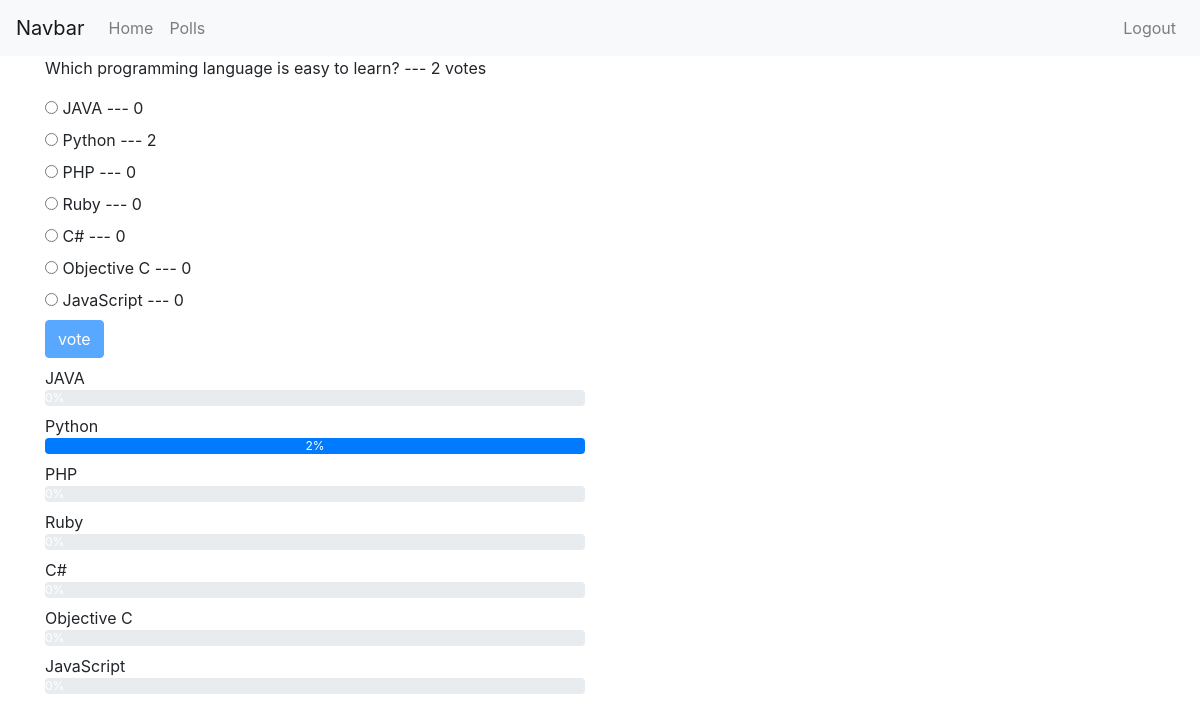
The page /polls/details/26/ (signed in) on the database its author committed.
### polls/models.py (models this page shows, shortened)
class Poll(models.Model):
    owner = models.ForeignKey(User, on_delete=models.CASCADE, default=1)
    text = models.CharField(max_length=255)
    pub_date = models.DateField()
    def __str__(self):
        return self.text
    def user_can_vote(self, user):
        user_votes = user.vote_set.all()
        qs = user_votes.filter(poll=self)
        if qs.exists():
            return False
        return True
    @property
    def total_num_of_votes(self):
        return self.vote_set.count()
    def get_res_dect(self):
        result = []
        for choice in self.choice_set.all():
            dic = {}
            dic['text'] = choice.choice_text
            dic['total_votes'] = choice.total_num_of_votes_for_this_choice
            if not self.total_num_of_votes:
                dic['percentage'] = 0
            else:
                dic['percentage'] = choice.total_num_of_votes_for_this_choice / self.total_num_of_votes * 100
            result.append(dic)
        return result

class Choice(models.Model):
    poll = models.ForeignKey(Poll, on_delete=models.CASCADE)
    choice_text = models.CharField(max_length=255)
    @property
    def total_num_of_votes_for_this_choice(self):
        return self.vote_set.count()

### polls/views.py (the view)
# urls.py: path('details/<int:poll_id>/', views.polls_detail_view, name='polls_detail_view'),
@login_required
def polls_detail_view(request, poll_id):
    poll = get_object_or_404(Poll, id=poll_id)
    print(poll.id)
    user_can_vote = poll.user_can_vote(request.user)
    results = poll.get_res_dect()
    context = {'poll': poll, 'user_can_vote': user_can_vote, 'results': results}
    return render(request, 'polls/poll_detail.html', context)

### polls/templates/polls/poll_detail.html (shortened to what this page needs)
{% extends 'base.html' %}
{% block content %}
<div class="container">
<p>{{ poll }} --- {{ poll.total_num_of_votes }} votes</p>
<form action="{% url 'polls:polls_vote_save_view' poll.id %}" method="post">
    {% for choice in poll.choice_set.all %}
    <input type="radio"
           name="choice"
           id="choice{{ forloop.counter }}"
           value="{{ choice.id }}"/>
    <label for="choice{{ forloop.counter }}">{{ choice.choice_text }} --- {{ choice.total_num_of_votes_for_this_choice }}</label>
    <br/>
    {% endfor %}
    <input type="submit" class="btn btn-primary mb-2" value="vote" {% if not user_can_vote %} disabled {% endif %}/>
</form>
    {% if not user_can_vote %}
        {% for choice_dic in results %}
            <div class="row">
                <div class="col-sm-6">
                    {{choice_dic.text}}
                    <div class="progress mb-2">
                        <div class="progress-bar" role="progressbar" style="width: {{ choice_dic.percentage }}%;">{{ choice_dic.total_votes }}%</div>
                    </div>
                </div>
            </div>
        {% endfor %}
    {% else %}
        <p>Vote to see results!</p>
    {% endif %}
</div>
{% endblock %}

### templates/base.html (shortened to what this page needs)
<!DOCTYPE html>
{% load static %}
<html lang="en">
<head>
    <link rel="stylesheet" href="https://maxcdn.bootstrapcdn.com/bootstrap/4.0.0/css/bootstrap.min.css">
    <link rel="stylesheet"
      href="https://use.fontawesome.com/releases/v5.3.1/css/all.css"
>
</head>
<body>
{% include 'includes/navbar.html' %}
{% block content %}{% endblock %}
</body>
</html>

### templates/includes/navbar.html (shortened to what this page needs)
    <nav class="navbar navbar-expand-lg navbar-light bg-light">
      <a class="navbar-brand" href="#">Navbar</a>
      <div class="collapse navbar-collapse" id="navbarNav">
        <ul class="navbar-nav">
          <li class="nav-item ">
            <a class="nav-link" href="{% url 'home_view' %}">Home <span class="sr-only">(current)</span></a>
          </li>
          <li class="nav-item">
            <a class="nav-link" href="{% url 'polls:polls_list_view' %}">Polls</a>
          </li>
        </ul>
      </div>
        <div class="navbar-nav ml-auto">
            {% if request.user.is_authenticated %}
                <a class="nav-item nav-link" href="{% url 'accounts:logout' %}">Logout</a>
            {% else %}
                <a class="nav-item nav-link" href="{% url 'accounts:login' %}">Login</a>
            {% endif %}
        </div>
    </nav>

### rows shown on the page
Poll: text "Which programming language is easy to learn?", total_num_of_votes "2"
Choice: choice_text "JAVA", total_num_of_votes_for_this_choice "0", text "JAVA"
Choice: choice_text "Python", total_num_of_votes_for_this_choice "2", text "Python"
Choice: choice_text "PHP", total_num_of_votes_for_this_choice "0", text "PHP"
Choice: choice_text "Ruby", total_num_of_votes_for_this_choice "0", text "Ruby"
Choice: choice_text "C#", total_num_of_votes_for_this_choice "0", text "C#"
Choice: choice_text "Objective C", total_num_of_votes_for_this_choice "0", text "Objective C"
Choice: choice_text "JavaScript", total_num_of_votes_for_this_choice "0", text "JavaScript"

### other values the page prints
{{ choice_dic.total_votes }} "0" "2" "0" "0" "0" "0" "0"
